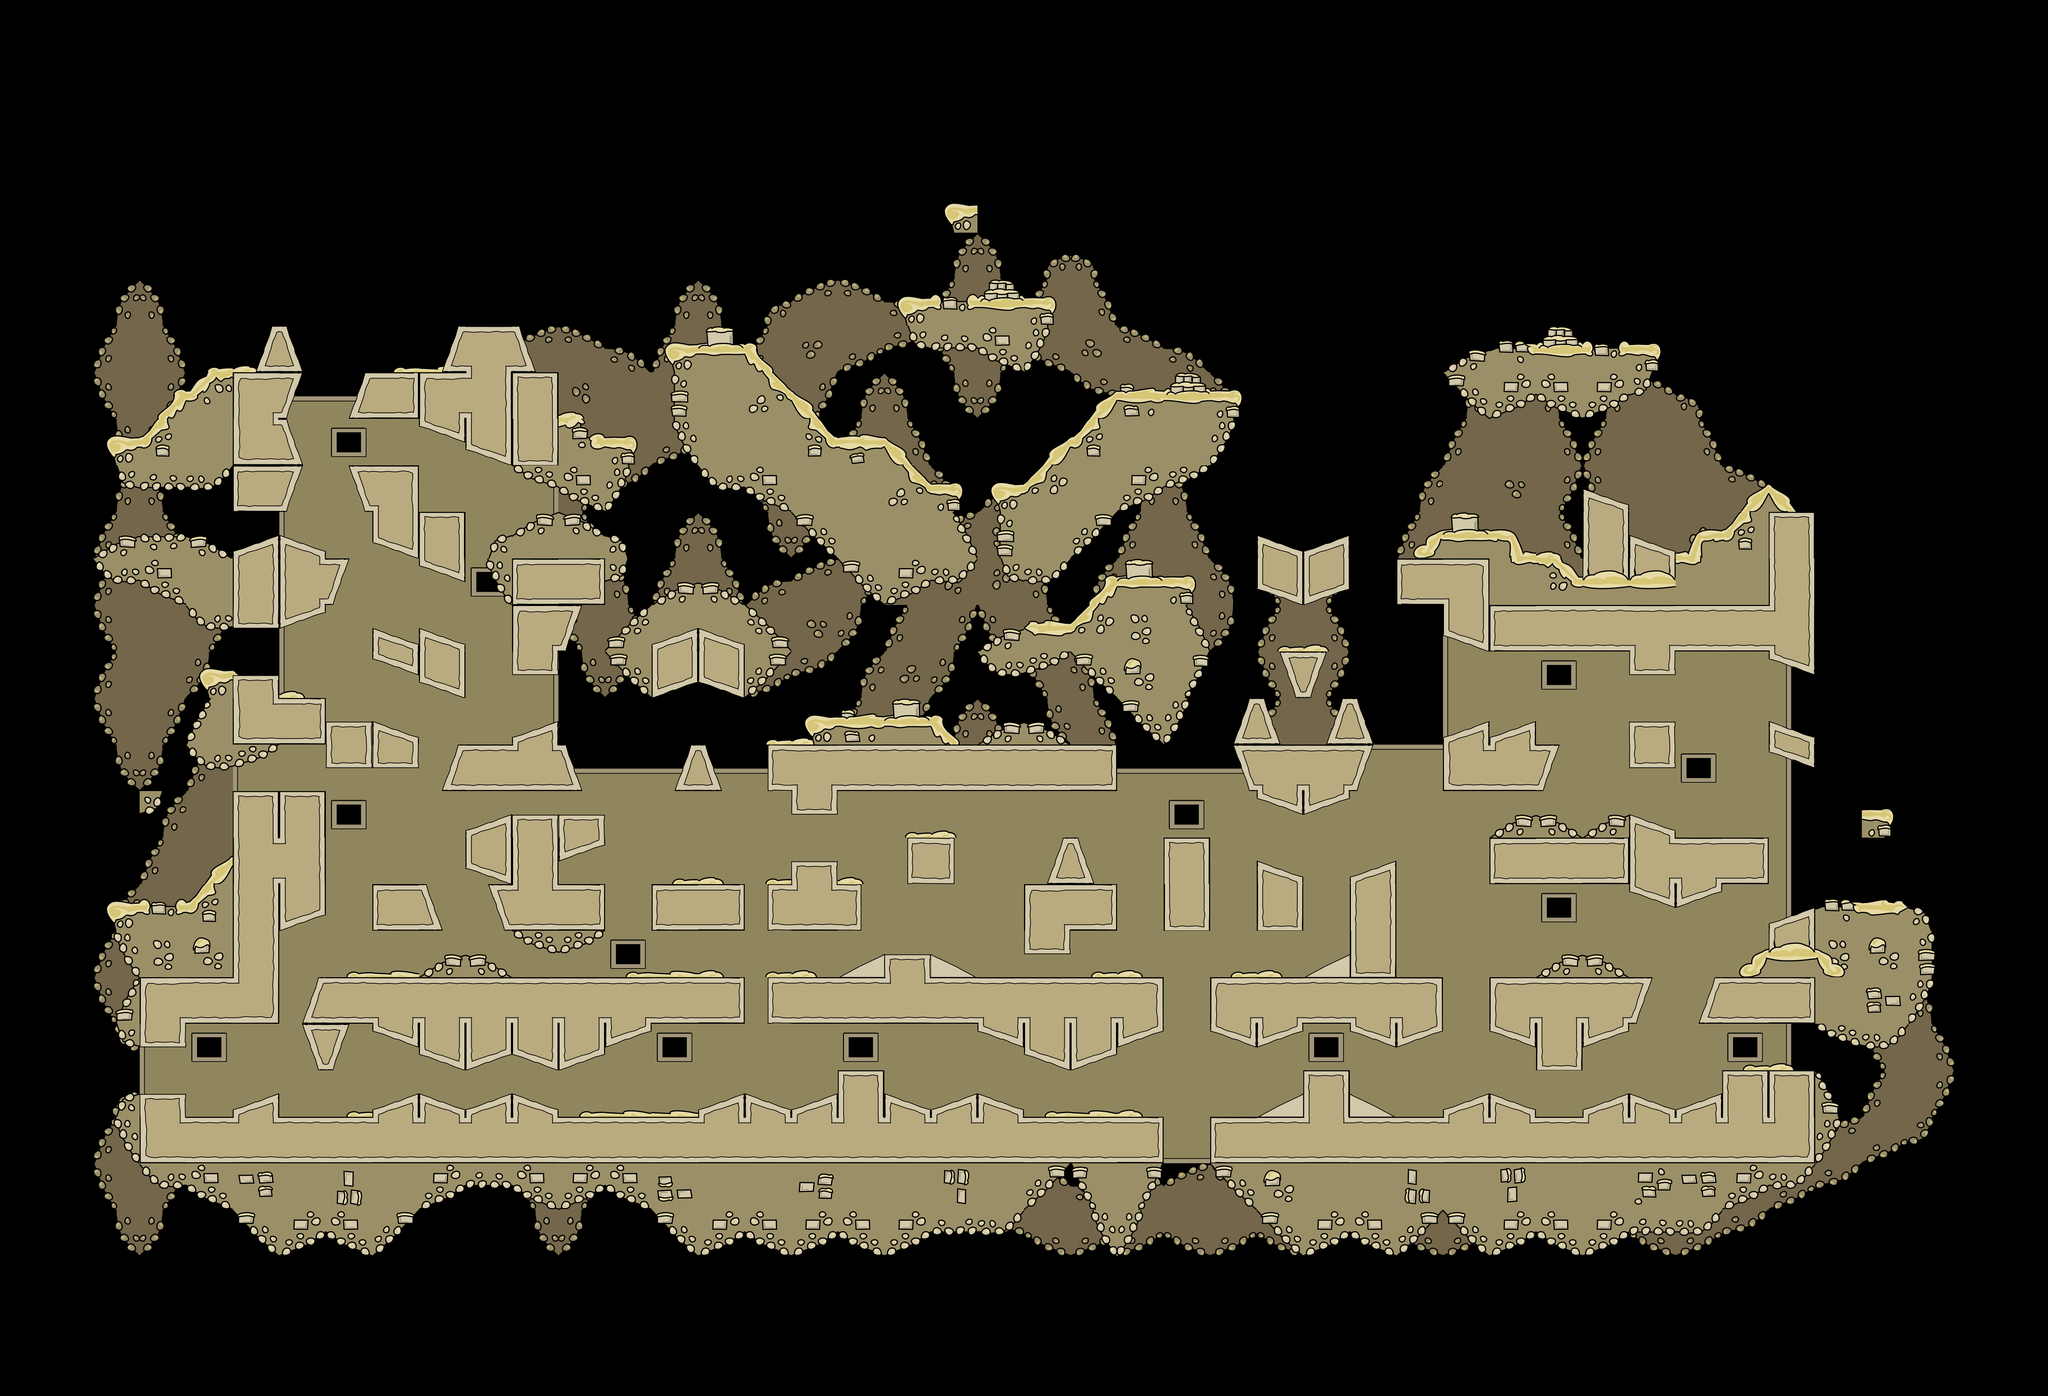

A level layout from a 2D game, rendered from its tile map. Below: a short description, then the map file with tile-grid data replaced by summaries:
An orthogonal 44x30 tile map with 128x128 px tiles, 2 tile layers (tilebg, tile) and 51 objects (5x ctf_sp_1, 5x ctf_sp_2, 3x spritefg, wp_p_00, sp_p_05, ...).

<map version="1.0" tiledversion="1.1.5" orientation="orthogonal" renderorder="right-down" width="44" height="30" tilewidth="128" tileheight="128" infinite="0" nextobjectid="97">
  <tileset firstgid="1" source="t64Desert_new.tsx" />
  <layer name="tilebg" width="44" height="30">
    <data>[1320 cells, 572 non-empty, 35 distinct tile ids]</data>
  </layer>
  <layer name="tile" width="44" height="30">
    <data>[1320 cells, 536 non-empty, 97 distinct tile ids]</data>
  </layer>
  <objectgroup name="objects">
    <object name="wp_p_00" id="39" x="-425.9807" y="2211.8208">
      <point />
      <properties>
        <property name="weapon" value="boosttank,healthpack" />
      </properties>
    </object>
    <object name="sp_p_05" id="41" x="224" y="704">
      <point />
    </object>
    <object name="sp_p_06" id="42" x="256" y="1184">
      <point />
    </object>
    <object name="sp_p_04" id="43" x="544" y="608">
      <point />
    </object>
    <object name="sp_p_00" id="44" x="800" y="1024">
      <point />
    </object>
    <object name="sp_p_07" id="45" x="480" y="1280">
      <point />
    </object>
    <object name="sp_p_01" id="46" x="1376" y="608">
      <point />
    </object>
    <object name="sp_p_02" id="47" x="1344" y="1184">
      <point />
    </object>
    <object name="sp_p_03" id="48" x="1280" y="1440">
      <point />
    </object>
    <object name="sp_p_08" id="49" x="1824" y="1440">
      <point />
    </object>
    <object name="sp_p_09" id="50" x="2130.0671" y="994.4766">
      <point />
    </object>
    <object name="sp_p_10" id="51" x="2240" y="640">
      <point />
    </object>
    <object name="sp_p_11" id="52" x="2560" y="1024">
      <point />
    </object>
    <object name="spritefg" id="53" x="1322.0377" y="330.89127">
      <point />
      <properties>
        <property name="sprite" value="obelisk" />
      </properties>
    </object>
    <object name="spritefg" id="55" x="206.98834" y="1161.8822">
      <point />
      <properties>
        <property name="sprite" value="obelisk" />
      </properties>
    </object>
    <object name="spritefg" id="57" x="2584.584" y="1160.9478">
      <point />
      <properties>
        <property name="sprite" value="obelisk" />
      </properties>
    </object>
    <object name="wp_p_01" id="58" x="1380" y="362">
      <point />
      <properties>
        <property name="weapon" value="m93ba,smaw,healthpack,boosttank" />
      </properties>
    </object>
    <object name="wp_p_02" id="59" x="1510" y="1508">
      <point />
      <properties>
        <property name="weapon" value="m93ba,smaw,healthpack,boosttank" />
      </properties>
    </object>
    <object name="fp_b_1" id="60" x="672" y="1024">
      <point />
      <properties>
        <property name="sprite" value="flagStationBlue" />
      </properties>
    </object>
    <object name="fp_1" id="61" x="672" y="960">
      <point />
    </object>
    <object name="fp_b_2" id="62" x="2336" y="1152">
      <point />
      <properties>
        <property name="sprite" value="flagStationOrange" />
      </properties>
    </object>
    <object name="fp_2" id="63" x="2336" y="1088">
      <point />
    </object>
    <object name="ctf_sp_1" id="64" x="288" y="416">
      <point />
    </object>
    <object name="ctf_sp_1" id="65" x="224" y="928">
      <point />
    </object>
    <object name="ctf_sp_1" id="66" x="160" y="1184">
      <point />
    </object>
    <object name="ctf_sp_1" id="67" x="352" y="1440">
      <point />
    </object>
    <object name="ctf_sp_1" id="68" x="608" y="288">
      <point />
    </object>
    <object name="ctf_sp_2" id="69" x="2400" y="544">
      <point />
    </object>
    <object name="ctf_sp_2" id="70" x="2592" y="736">
      <point />
    </object>
    <object name="ctf_sp_2" id="71" x="2624" y="1216">
      <point />
    </object>
    <object name="ctf_sp_2" id="72" x="2272" y="1440">
      <point />
    </object>
    <object name="ctf_sp_2" id="73" x="2080" y="416">
      <point />
    </object>
    <object name="wp_p_03" id="75" x="544" y="832">
      <point />
      <properties>
        <property name="weapon" value="phasr,m14,m16,mp5,minigun" />
      </properties>
    </object>
    <object name="wp_p_04" id="76" x="288" y="1472">
      <point />
      <properties>
        <property name="weapon" value="phasr,m14,m16,mp5,minigun" />
      </properties>
    </object>
    <object name="wp_p_05" id="78" x="2432" y="1440">
      <point />
      <properties>
        <property name="weapon" value="phasr,m14,m16,mp5,minigun" />
      </properties>
    </object>
    <object name="wp_p_06" id="79" x="2477.4458" y="687.47504">
      <point />
      <properties>
        <property name="weapon" value="phasr,m14,m16,mp5,minigun" />
      </properties>
    </object>
    <object name="wp_p_07" id="80" x="320" y="736">
      <point />
      <properties>
        <property name="weapon" value="ak47,xm8,rg6,tec9,m1881,magnum,gdeagle" />
      </properties>
    </object>
    <object name="wp_p_08" id="81" x="544" y="1184">
      <point />
      <properties>
        <property name="weapon" value="ak47,xm8,rg6,tec9,m1881,magnum,gdeagle" />
      </properties>
    </object>
    <object name="wp_p_09" id="82" x="1280" y="1120">
      <point />
      <properties>
        <property name="weapon" value="ak47,xm8,rg6,tec9,m1881,magnum,gdeagle" />
      </properties>
    </object>
    <object name="wp_p_10" id="83" x="2528" y="1248">
      <point />
      <properties>
        <property name="weapon" value="ak47,xm8,rg6,tec9,m1881,magnum,gdeagle" />
      </properties>
    </object>
    <object name="wp_p_11" id="84" x="2218.3638" y="429.92038">
      <point />
      <properties>
        <property name="weapon" value="ak47,xm8,rg6,tec9,m1881,magnum,gdeagle" />
      </properties>
    </object>
    <object name="wp_p_12" id="85" x="960" y="768">
      <point />
      <properties>
        <property name="weapon" value="sawgun,emp,flame,machete" />
      </properties>
    </object>
    <object name="wp_p_13" id="86" x="1792" y="992">
      <point />
      <properties>
        <property name="weapon" value="sawgun,emp,flame,machete" />
      </properties>
    </object>
    <object name="wp_p_14" id="87" x="1792" y="704">
      <point />
      <properties>
        <property name="weapon" value="fragnade,gasnade,proxynade,healthpack,boosttank" />
      </properties>
    </object>
    <object name="wp_p_15" id="88" x="807.1331" y="1198.3259">
      <point />
      <properties>
        <property name="weapon" value="fragnade,gasnade,proxynade,healthpack,boosttank" />
      </properties>
    </object>
    <object name="wp_p_16" id="89" x="178.79706" y="580.4967">
      <point />
      <properties>
        <property name="weapon" value="fragnade,gasnade,proxynade,empnade" />
      </properties>
    </object>
    <object name="wp_p_17" id="90" x="242.88635" y="1227.0955">
      <point />
      <properties>
        <property name="weapon" value="fragnade,gasnade,proxynade,empnade" />
      </properties>
    </object>
    <object name="wp_p_18" id="91" x="2306.3755" y="730.8239">
      <point />
      <properties>
        <property name="weapon" value="fragnade,gasnade,proxynade" />
      </properties>
    </object>
    <object name="wp_p_19" id="92" x="2378.5178" y="1326.9944">
      <point />
      <properties>
        <property name="weapon" value="fragnade,gasnade,proxynade,empnade" />
      </properties>
    </object>
    <object name="ctf_wp_1" id="94" x="960" y="1184">
      <point />
      <properties>
        <property name="weapon" value="flame" />
      </properties>
    </object>
    <object name="ctf_wp_2" id="96" x="1952" y="1312">
      <point />
      <properties>
        <property name="weapon" value="flame" />
      </properties>
    </object>
  </objectgroup>
</map>
